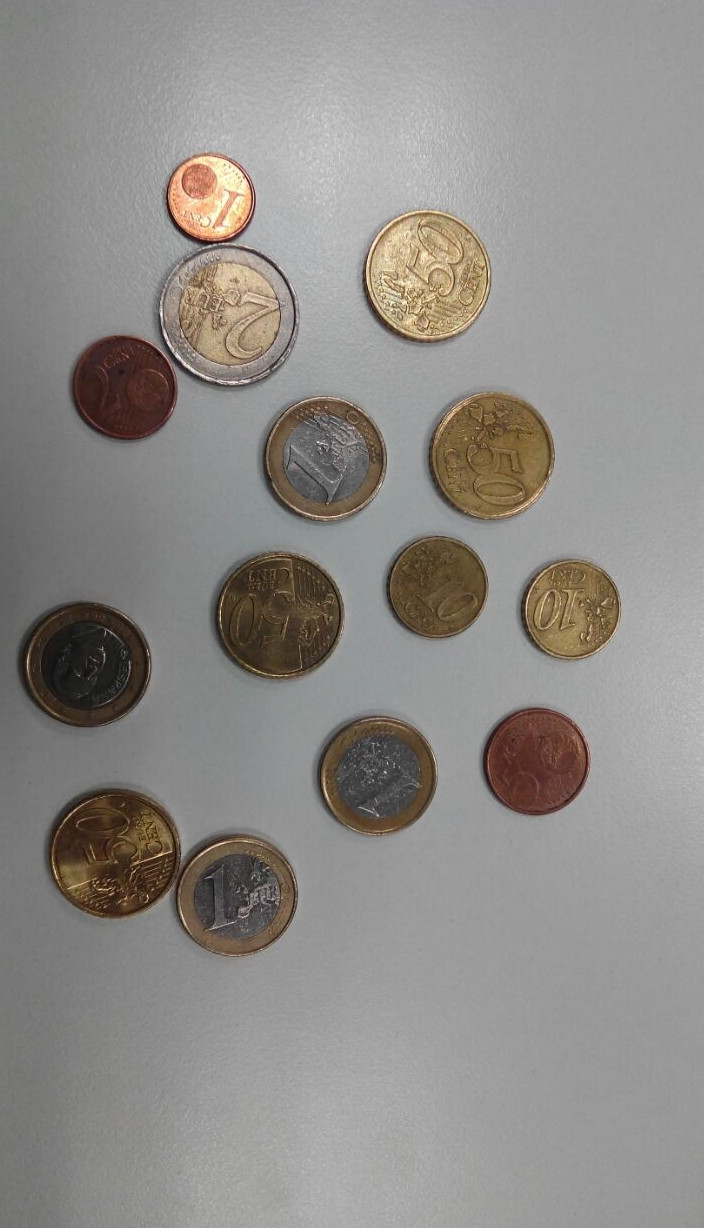
#> input picture Practicas/Practica_Tema_4/Practica_4.2/img/monedas.jpeg, 704 x 1228 px; its folder holds only this picture in this run
$ python -i Ejercicio_8.py   (imports and definitions only)
#> lines starting #> are read from the running program, lines starting #| are printed output that depends on the picture
#Ejercicio 8: Mostrar imagen original, HSV y canales modificados
import cv2
import numpy as np
import tkinter as tk
from tkinter import filedialog

img_color = None
img_hsv = None

def seleccionar_imagen():
    global img_color, img_hsv
    ruta = filedialog.askopenfilename(title="Seleccionar imagen")
#> the answer given: ../img/monedas.jpeg
    if ruta:
        img_color = cv2.imread(ruta)
#> img_color is the input picture: shape (1228, 704, 3); mean B, G, R 136.3, 140, 143.2
        img_hsv = cv2.cvtColor(img_color, cv2.COLOR_BGR2HSV)
#> img_hsv: shape (1228, 704, 3); mean H, S, V 21.9, 18.4, 143.7

        cv2.imshow("Original (BGR)", img_color)
        cv2.imshow("Convertida a HSV", cv2.cvtColor(img_hsv, cv2.COLOR_BGR2HSV))
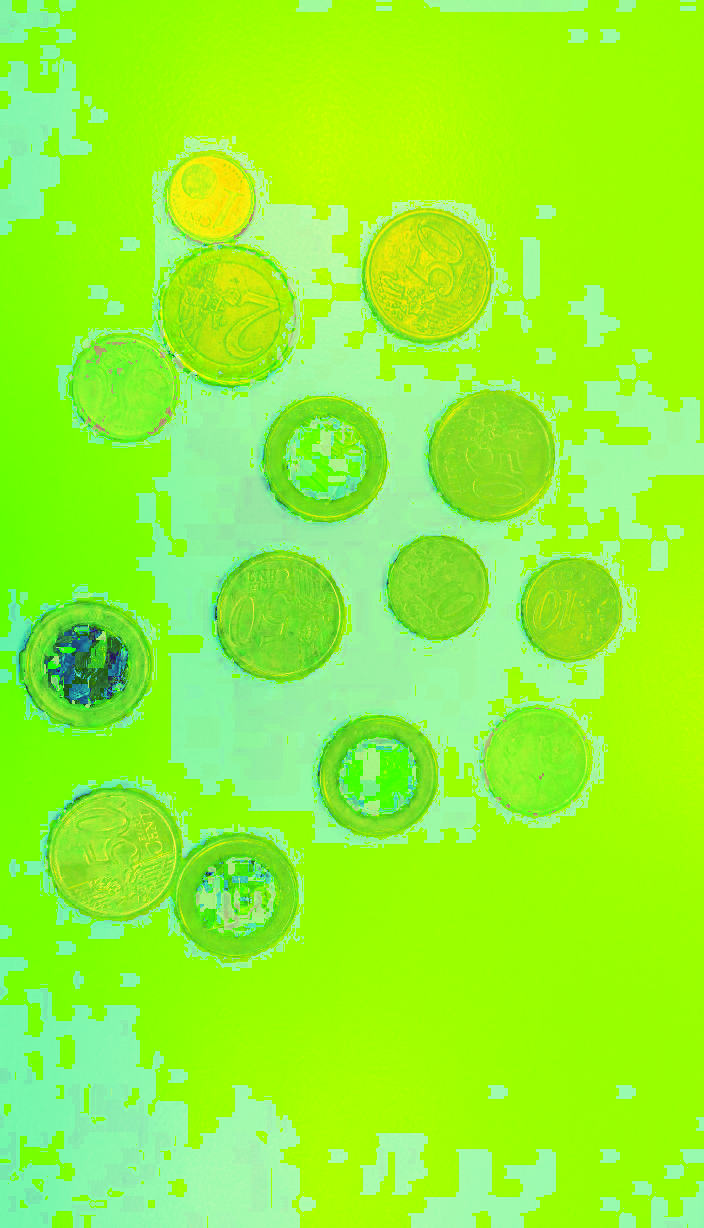
#> window 'Convertida a HSV': shape (1228, 704, 3); mean B, G, R 49.7, 246.9, 148.6

        aplicar_modificacion()

def aplicar_modificacion():
    if img_hsv is not None:
        h, s, v = cv2.split(img_hsv)
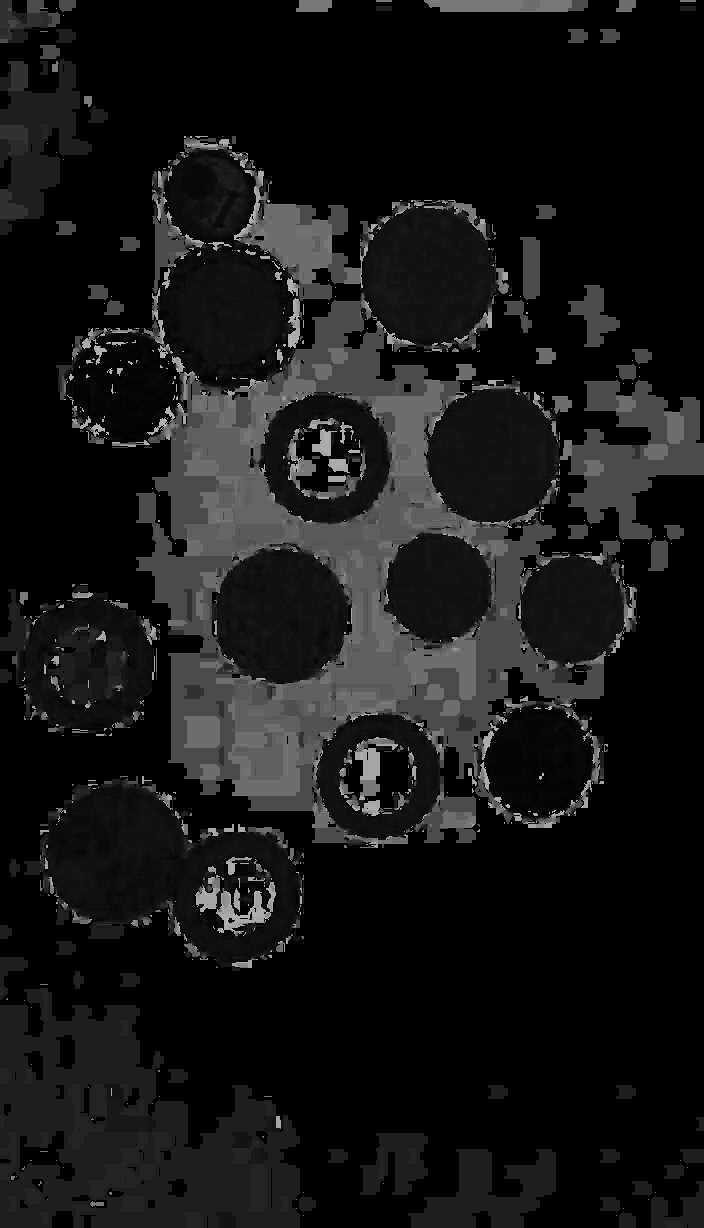
#> h: shape (1228, 704); min 0, max 179, mean 21.9
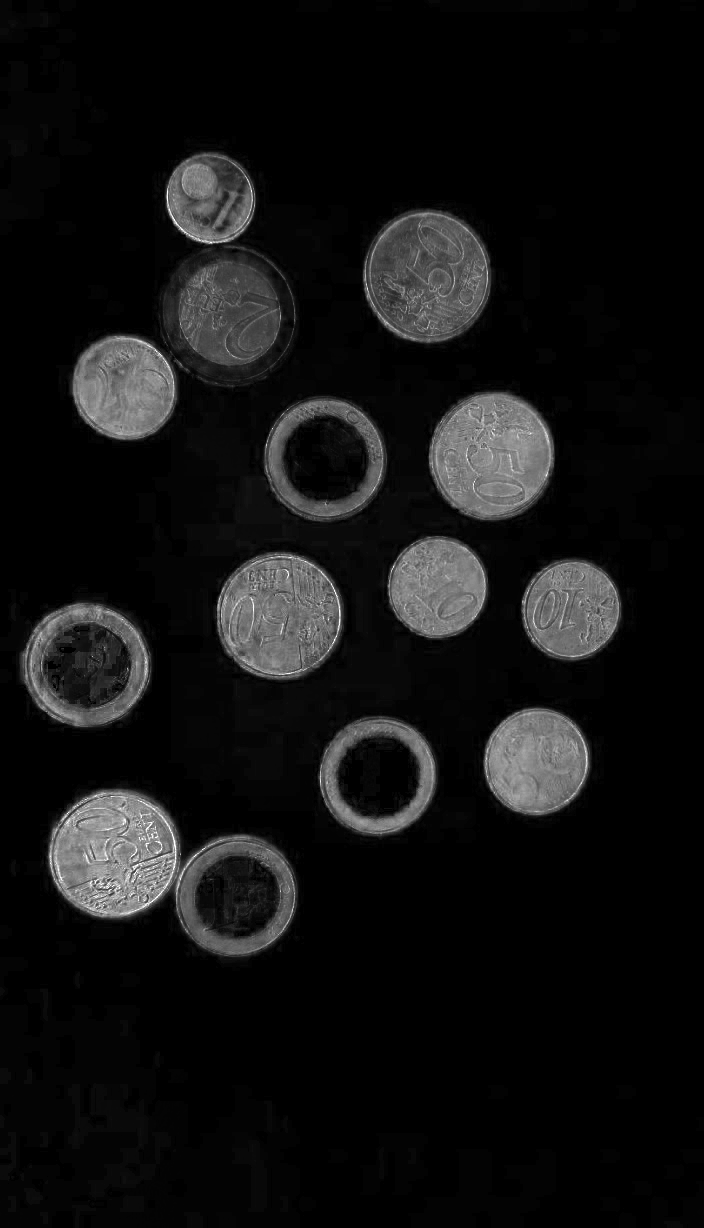
#> s: shape (1228, 704); min 0, max 255, mean 18.4

        # Modificaciones
        h_mod = (h + 30) % 180
        s_mod = cv2.add(s, 30)
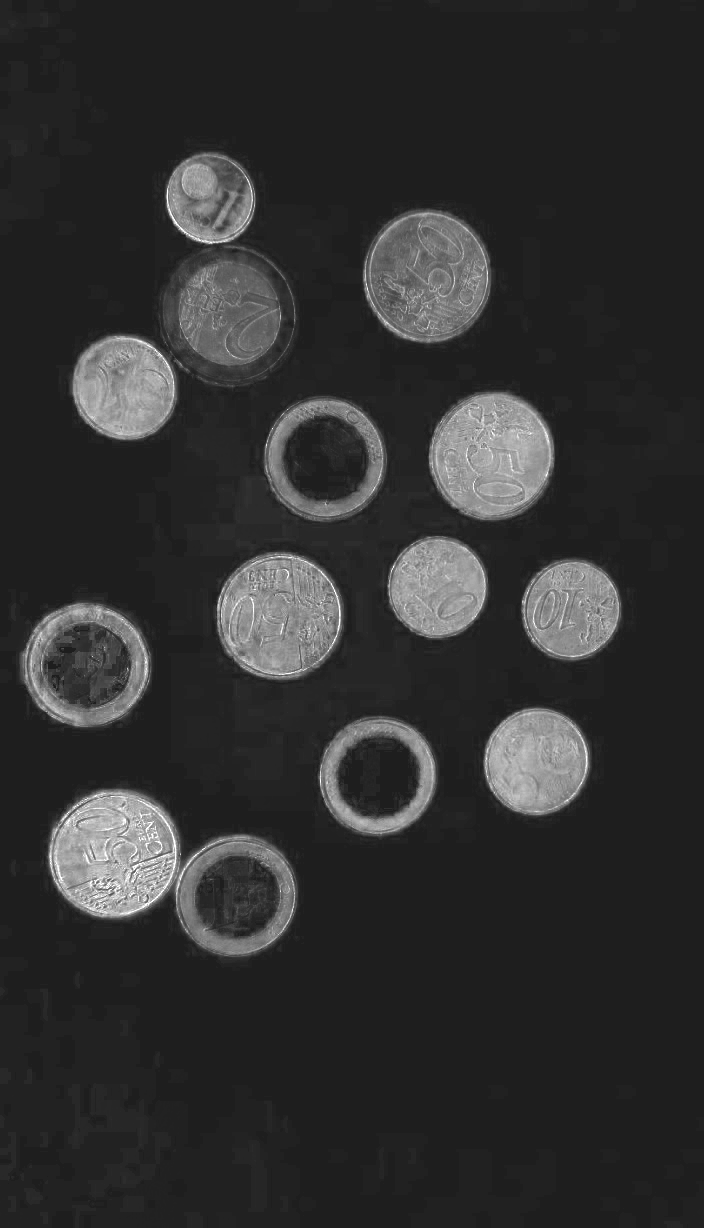
#> s_mod: shape (1228, 704); min 30, max 255, mean 48.4
        v_mod = cv2.subtract(v, 40)

        nueva_hsv = cv2.merge((h_mod, s_mod, v_mod))
#> nueva_hsv: shape (1228, 704, 3); mean H, S, V 49.7, 48.4, 103.7
        resultado_bgr = cv2.cvtColor(nueva_hsv, cv2.COLOR_HSV2BGR)
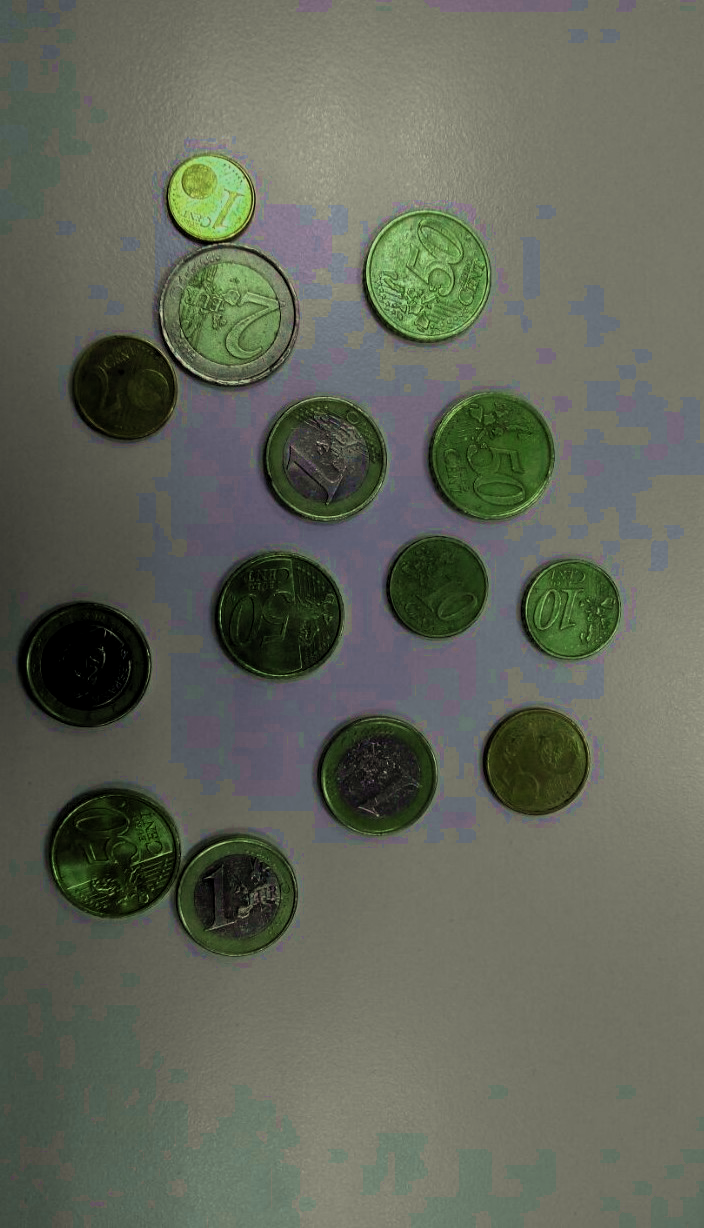
#> resultado_bgr: shape (1228, 704, 3); mean B, G, R 88.7, 101.8, 97.5

        cv2.imshow("Imagen modificada (BGR)", resultado_bgr)

# GUI
# [2 lines not run here, left out]

# [1 line that did not run here, left out]
# [3 lines not run here, left out]

>>> result = seleccionar_imagen()
